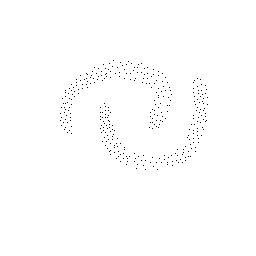
%> input picture heatKernels/graph4.png, 256 x 256 px
$ octave heatdiffusion.m   (GNU Octave 9; MATLAB toolbox functions it lacks are replaced by stand-ins)
%> lines starting %> are read from the running program, lines starting %| are printed output that depends on the picture; in (x1, y1, x2, y2) boxes, pixels count from 0 and x2, y2 are one past the last pixel; in counts of white or black regions, pixels touching at a corner belong together; the program's own positions count from 1
### heatKernels/createGraphFn.m
function [adjMatrix] = createGraphFn(fileName,k,type,vc)

%% readImage

img = imread(fileName);
[m,n] = size(img);

%number of vertices
vc = length(find(img == 0));

fprintf('Number of vertices : %d\n',vc);
vertices = zeros(vc,2);

index = 1;

for i = 1:m
    for j = 1:n
        if img(i,j)== 0
            vertices(index,:) = [i,j];
            index = index + 1;
        end
    end
end
adjMatrix = zeros(vc,vc);

% [10 lines of commented-out code are left out]


%% create adjacency matrix of full graph
adjMatrix = zeros(vc,vc);
if type == 1
   sig = 0.5;
   pd = pdist2(vertices,vertices,'euclidean');
   pd = pd/(max(pd(:))-min(pd(:)));
   adjMatrix1 = exp(-pd.^2/(2*sig^2));
   adjMatrix1(logical(eye(size(adjMatrix1)))) = 0;
   adjMatrix = adjMatrix1;
elseif type == 2
   sig = 0.5;
   pd = pdist2(vertices,vertices,'cityblock');
   pd = pd/(max(pd(:))-min(pd(:)));
   adjMatrix1 = exp(-pd/(2*sig^2));
   adjMatrix1(logical(eye(size(adjMatrix1)))) = 0;
   adjMatrix = adjMatrix1;
end
%%euclidean dist


fprintf('Distance Matrix Calculated.\n');
if k==0
    return;
else

    % considering top k neighbours.
    adjMat2 = zeros(size(adjMatrix));
    for i = 1:vc
        j = 0;
        while j < k
            dat = find(adjMatrix(i,:) == max(adjMatrix(i,:)));
            if length(dat) > k
                dat = dat(1:k);
                j = j + k;
            else
               j = j + length(dat);
            end
               adjMat2(i,dat) = adjMatrix(i,dat);
               adjMatrix(i,dat) = 0;
        end
    end
    fprintf('Adjacent Matrix:\n');
    adjMatrix=adjMat2;

end

plotGraphEdges(vertices, adjMatrix);

end

### heatKernels/plotGraphEdges.m
function plotGraphEdges(vertCoords, adjMatrix)
   n = size(adjMatrix, 2);
   figure;
   hold on;
   scatter(vertCoords(:,2),vertCoords(:,1), 'k*');
   for i = 1: n
       idx = find(adjMatrix(i,:)>0);
       for j = 1:length(idx)
           plot([vertCoords(idx(j),2), vertCoords(i,2)], [vertCoords(idx(j),1), vertCoords(i,1)], 'b-');
       end
   end
   hold off;
end

### heatKernels/heatdiffusion.m
clear all;
close all;

%% create graph
connectivity=15;
fileName= 'graph4.png';
type = 1;

img = imread(fileName);
%> img: size 256x256 logical; 99.5% white; black in thin lines or dots, all inside (x1, y1, x2, y2) = (60, 60, 208, 170)
[m,n] = size(img);
%> m = 256; n = 256
vc = length(find(img == 0));
%> vc = 344
fprintf('plotGraph :: Number of vertices : %d\n',vc);
%| plotGraph :: Number of vertices : 344

vertices = zeros(vc,2);
index = 1;

for i = 1:m
    for j = 1:n
        if img(i,j)== 0
            vertices(index,:) = [i,j];%[(m-i),j];
            index = index + 1;
        end
    end
end
%> after the loop, index = 345; vertices = 344 rows, first 12: [61 114; 62 129; 63 121; 64 110; 64 132; 64 142; 65 104; 65 127; 65 139; 66 123; 67 113; 68 95]

adjMatrix = createGraphFn(fileName, connectivity, type,vc);
%> in createGraphFn, `vc = length(find(img == 0));`: vc = 344
%| Number of vertices : 344
%> after the loop in createGraphFn, `for i = 1:m`: index = 345
%> in createGraphFn, `adjMatrix = zeros(vc,vc);`: adjMatrix: size 344x344 double; every value is 0
%> in createGraphFn, `adjMatrix1(logical(eye(size(adjMatrix1)))) = 0;`:
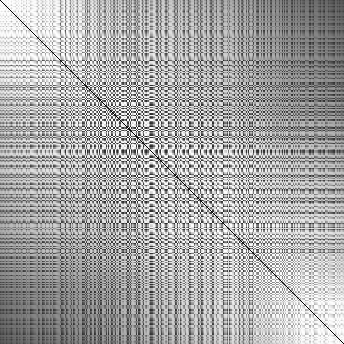
%> adjMatrix1: size 344x344 double; min 0, max 1, mean 0.652
%> after the loop in createGraphFn, `for i = 1:vc`:
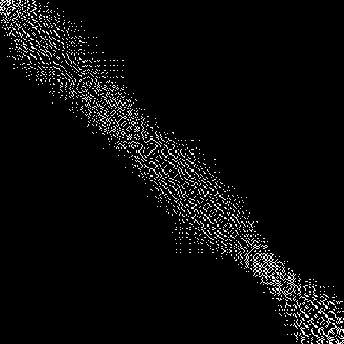
%> adjMat2: size 344x344 double; min 0, max 1, mean 0.0437
%> after the loop in createGraphFn, `for i = 1:vc`:
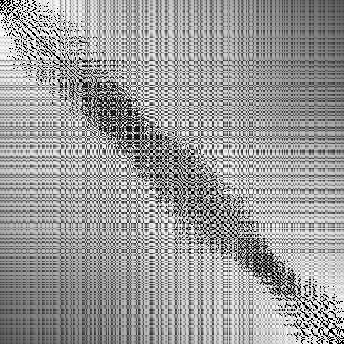
%> adjMatrix: size 344x344 double; 4.39% of pixels changed, all inside (x1, y1, x2, y2) = (0, 0, 344, 344)
%> (the run ends here)
